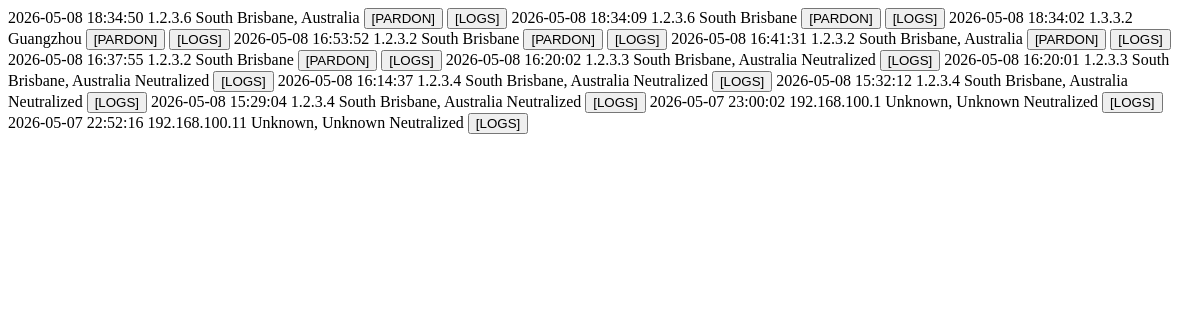
The app's page /get-queue, older data.
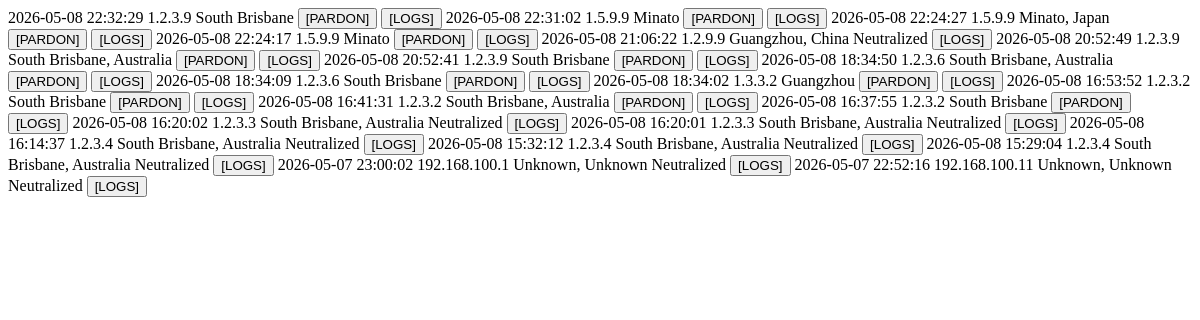
The same page, newer data.
### tables this page shows
CREATE TABLE incidents (
            id INTEGER PRIMARY KEY AUTOINCREMENT,
            timestamp DATETIME DEFAULT CURRENT_TIMESTAMP,
            ip_address TEXT,
            intel TEXT,
            location TEXT,
            pcap_path TEXT,
            summary_path TEXT,
            action_taken TEXT
        , brain_analysis TEXT);

### app.py (the view)
@app.get("/get-queue")
async def get_queue(request: Request):
    return templates.TemplateResponse(request=request, name="partials/queue.html", context={"incidents": get_processed_incidents()})

### templates/partials/queue.html
{% for inc in incidents %}
<tr class="border-b border-gray-800/30 hover:bg-white/5 transition-colors group">
    <td class="py-2 text-gray-600">{{ inc[1] }}</td>
    <td class="text-blue-400 font-bold cursor-pointer hover:underline"
        onclick="focusThreat('{{ inc[4] }}')">
        {{ inc[2] }}
    </td>
    <td class="text-green-500/70 text-[10px] italic cursor-pointer hover:text-green-400"
        onclick="focusThreat('{{ inc[4] }}')">
        {{ inc[4] }}
    </td>
    <td class="flex gap-2">
        {% if inc[9] %}
        <button hx-post="/pardon" hx-vals='{"ip": "{{ inc[2] }}"}' hx-swap="outerHTML" class="text-red-500 underline text-[10px] opacity-70 hover:opacity-100">[PARDON]</button>
        {% else %}
        <span class="text-blue-500 font-bold text-[10px] uppercase">Neutralized</span>
        {% endif %}
        <button hx-post="/get-forensics" hx-vals='{"path": "{{ inc[6] }}"}' hx-target="#forensic-slate" class="text-green-500 underline text-[10px] opacity-70 hover:opacity-100">[LOGS]</button>
    </td>
</tr>
{% endfor %}

Row changes from the older to the newer data that the page shows:
added incidents: timestamp "2026-05-08 22:32:29", ip_address "1.2.3.9", location "South Brisbane"
added incidents: timestamp "2026-05-08 22:31:02", ip_address "1.5.9.9", location "Minato"
added incidents: timestamp "2026-05-08 22:24:27", ip_address "1.5.9.9", location "Minato, Japan"
added incidents: timestamp "2026-05-08 22:24:17", ip_address "1.5.9.9", location "Minato"
added incidents: timestamp "2026-05-08 21:06:22", ip_address "1.2.9.9", location "Guangzhou, China", shows "Neutralized"
added incidents: timestamp "2026-05-08 20:52:49", ip_address "1.2.3.9", location "South Brisbane, Australia"
added incidents: timestamp "2026-05-08 20:52:41", ip_address "1.2.3.9", location "South Brisbane"
